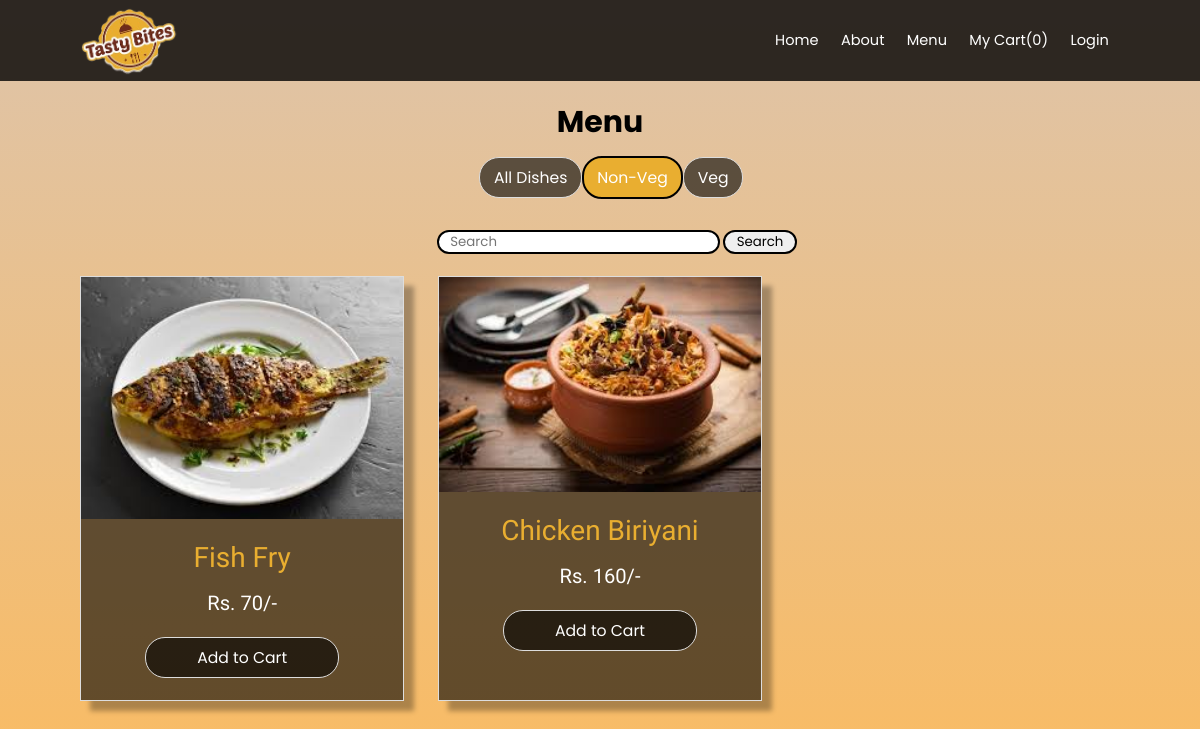
/non-veg/, run on the app's committed database.
### users/models.py (models this page shows)
class Category(models.Model):
    title = models.CharField(max_length=50)
    slug = models.SlugField(max_length=50)
    class Meta:
        verbose_name_plural = 'Categories'
    def __str__(self):
        return self.title

class Item(models.Model):
    category = models.ManyToManyField(Category, related_name='Items')
    title = models.CharField(max_length=50)
    slug = models.SlugField(max_length=50)
    image = models.ImageField(upload_to='uploads/item images', blank=True, null=True)
    description = models.TextField(blank=True)
    price = models.IntegerField()
    status = models.CharField(max_length=50, choices=STATUS_CHOICES,default=ACTIVE)
    def __str__(self):
        return self.title

### users/views.py (the view)
# urls.py: path('<slug:slug>/',views.category_detail, name='category_detail'),
def category_detail(request,slug):
    category = get_object_or_404(Category, slug=slug)
    items = category.Items.all()
    print(category,items)
    return render(request, 'category_detail.html', {
        'category':category,
        'items':items
    })

### users/cart.py (called while the page is built)
    def __len__(self):
        return sum(item['quantity'] for item in self.cart.values())

### users/context_processors.py (called while the page is built)
def cart(request):
    return {'cart':Cart(request)}

### users/templatetags/catg.py (called while the page is built)
@register.inclusion_tag('catg.html')
def catg():
    categories = Category.objects.all()
    return{'categories':categories}

### users/templates/category_detail.html (shortened to what this page needs)
{% extends 'base.html' %}
{% load catg %}
{% block content %}
<div class="menu-content">
<h1>Menu</h1>
<div class="container">
    {% catg %}
    <div class="search">
        <form action="/search/" method="get">
            <input type="search" name="query" placeholder="Search">
            <button>Search</button>
        </form>
    </div>
    <div class="menu_items_container">
        {% for item in items %}
            <div class="img_cards">
                {% if item.image %}
                <img src="{{item.image.url}}" alt="Image">
                {% endif %}
                <p class="title">{{item.title}}</p>
                <p class="price">Rs. {{item.price}}/-</p>
                <a href="{% url 'add_to_cart' item.id %}">Add to Cart</a>
               </div>
        {% endfor %}
</div>
</div>
</div>
{% endblock %}

### users/templates/catg.html
<div class="btn_container">
    <a href="{% url 'menu' %}" class="btn-cat active_btn" >All Dishes</a>
    {% for category in categories %}
    <a href="{% url 'category_detail' category.slug %}" class="btn-cat" >{{category.title}}</a>
    {% endfor %}
</div>

### users/static/styles.css (style rules this page uses)
:root { --primary_color:#e9ae30; --white_color: #fff; --ubuntu: "ubuntu"; --righteous:"Righteous"; --box-shadow: 10px 10px 5px rgba(0,0,0,0.3); }
html { font-size: 70%; }
* { box-sizing: border-box; margin: 0; padding: 0; font-family: "poppins"; }
body { background: linear-gradient(to bottom, rgba(222,196,170,255), #fabb61); background-size: cover; background-repeat: no-repeat; background-attachment: fixed; background-position: center; }
a { text-decoration: none; cursor: pointer; }
.container { max-width: 1440px; margin: 0 auto; padding: 0 80px; }
.menu_items_container { display: grid; grid-template-columns: repeat(3,1fr); grid-gap: 3rem; }
.menu_items_container .img_cards { border: 1px solid #ddd; box-shadow: var(--box-shadow); }
.img_cards { background-color: rgba(0,0,0,0.6); transition: all 0.5s ease-in-out; }
.img_cards img { display: block; width: 100%; object-fit: cover; margin-bottom: 2rem; cursor: pointer; transition: all 0.5s ease-in-out; }
.img_cards p { text-align: center; font-size: 1.5rem; margin-bottom: 1.5rem; font-family: var(--ubuntu); color: var(--primary_color); }
.img_cards p.title { font-size: 2.5rem; }
.img_cards .price { color: var(--white_color); font-size: 1.8rem; }
.menu-content { height: 100%; padding-top: 100px; }
.menu-content h1 { text-align: center; font-size: 30px; }
.search { display: flex; justify-content: center; align-items: center; padding: 0; padding-bottom: 1rem; padding-left: 3rem; margin-bottom: 1rem; }
.search form input { padding: 0 1rem ; border-radius: 20px; border: 2px solid black; }
.search form button { padding: 0 1rem ; border-radius: 20px; border: 2px solid black; }
.btn_container { margin: 1rem; width: 100%; display: flex; color: #000; text-align: center; justify-content: center; align-items: center; }
.btn-cat { padding: 0.7rem 1.2rem; background-color: rgba(0,0,0,0.6); color: #fff; cursor: pointer; border: 1px solid #ddd; font-size: 1.4rem; border-radius: 20px; transition: all 0.5s ease-in-out; }
.btn-cat:hover, .active_btn { background: var(--primary_color); color: var(--white_color); border: 2px solid black; }
.img_cards a { padding: 0.7rem 1.2rem; background-color: rgba(0,0,0,0.6); color: #fff; cursor: pointer; width: 60%; display: block; margin: 2rem auto; border: 1px solid #ddd; font-size: 1.4rem; border-radius: 20px; transition: all 0.5s ease-in-out; }
.center-container form p.text,a { text-align: center; color:var(--white_color); }
form { margin-top: 20px; }

### data on the page
Category: title "Non-Veg"
Category: title "Veg"
Item: image (picture), title "Fish Fry", price "70"
Item: image (picture), title "Chicken Biriyani", price "160"

### other printed values
{{ cart|length }} "0"
